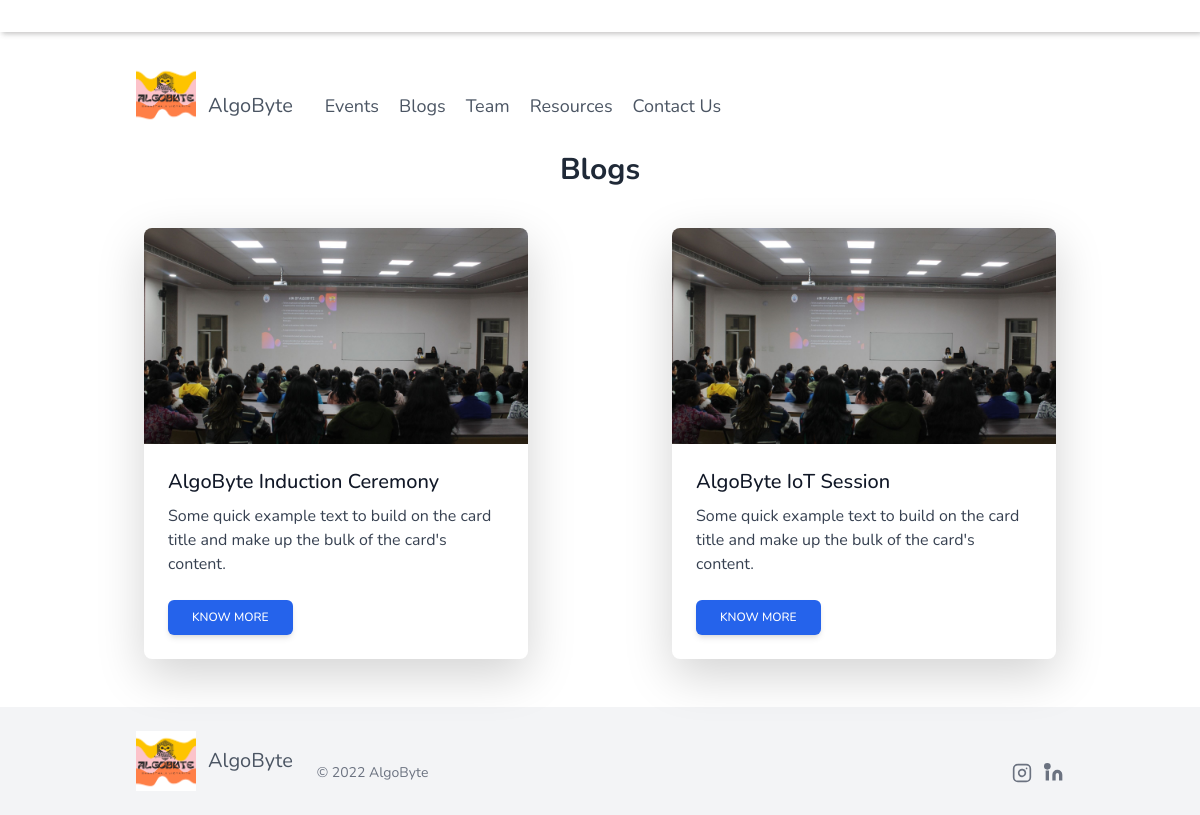
The app's page /blogs/ with its own data.
### blog/models.py (models this page shows)
class blog(models.Model):
    blog_name=models.CharField(max_length=100)
    blog_shortdecs=models.TextField()
    blog_desc=HTMLField()

### website2/views.py (the view)
# urls.py: path("blogs/",views.blogs,name='blogs'),
def blogs(request):
    blogsdata=blog.objects.all()
    data1={
        'blogdata': blogsdata
    }
    return render(request,"blogs.html",data1)

### templates/blogs.html (shortened to what this page needs)
{% extends "base.html" %}
{% block content %}
    <div class="text-center md:max-w-xl lg:max-w-3xl mx-auto" style="padding-top: 2em; padding-bottom: 1em;">
        <h3 class="text-3xl font-bold mb-6 text-gray-800" style="margin-top: 4em;">Blogs</h3>
    </div>
    <div class="blog-container">
   {% for a in blogdata %}
        <div class="blog-card">
            <div class="flex justify-center">
                <div class="rounded-lg shadow-lg bg-white max-w-sm">
                <a href="#!">
                    <img class="rounded-t-lg" src="../media/hero_img2.jpeg" alt=""/>
                </a>
                <div class="p-6">
                    <h5 class="text-gray-900 text-xl font-medium mb-2">{{a.blog_name}}</h5>
                    <p class="text-gray-700 text-base mb-4">
                   {{a.blog_shortdecs}}
                    </p>
                    <button type="button" class=" inline-block px-6 py-2.5 bg-blue-600 text-white font-medium text-xs leading-tight uppercase rounded shadow-md hover:bg-blue-700 hover:shadow-lg focus:bg-blue-700 focus:shadow-lg focus:outline-none focus:ring-0 active:bg-blue-800 active:shadow-lg transition duration-150 ease-in-outpx-6
                    py-2.5
                    bg-blue-600
                    text-white
                    font-medium
                    text-xs
                    leading-tight
                    uppercase
                    rounded
                    shadow-md
                    hover:bg-blue-700 hover:shadow-lg
                    focus:bg-blue-700 focus:shadow-lg focus:outline-none focus:ring-0
                    active:bg-blue-800 active:shadow-lg
                    transition
                    duration-150
                    ease-in-out" data-bs-toggle="modal" data-bs-target="#{{a.id}}">Know More</button>
                </div>
                </div>
            </div>
        </div>
     {% endfor %}
    </div>
    {% endblock content %}

### static/style.css (style rules this page uses)
.blog-card { margin-bottom: 3em; }
.blog-container { display: flex; justify-content: space-evenly; }

### static/style1.css (style rules this page uses)
* { font-family: Nunito, sans-serif; }

### records on screen
blog: blog_name "AlgoByte Induction Ceremony", blog_shortdecs "Some quick example text to build on the card title and make up the bulk of the card's content."
blog: blog_name "AlgoByte IoT Session", blog_shortdecs "Some quick example text to build on the card title and make up the bulk of the card's content."
